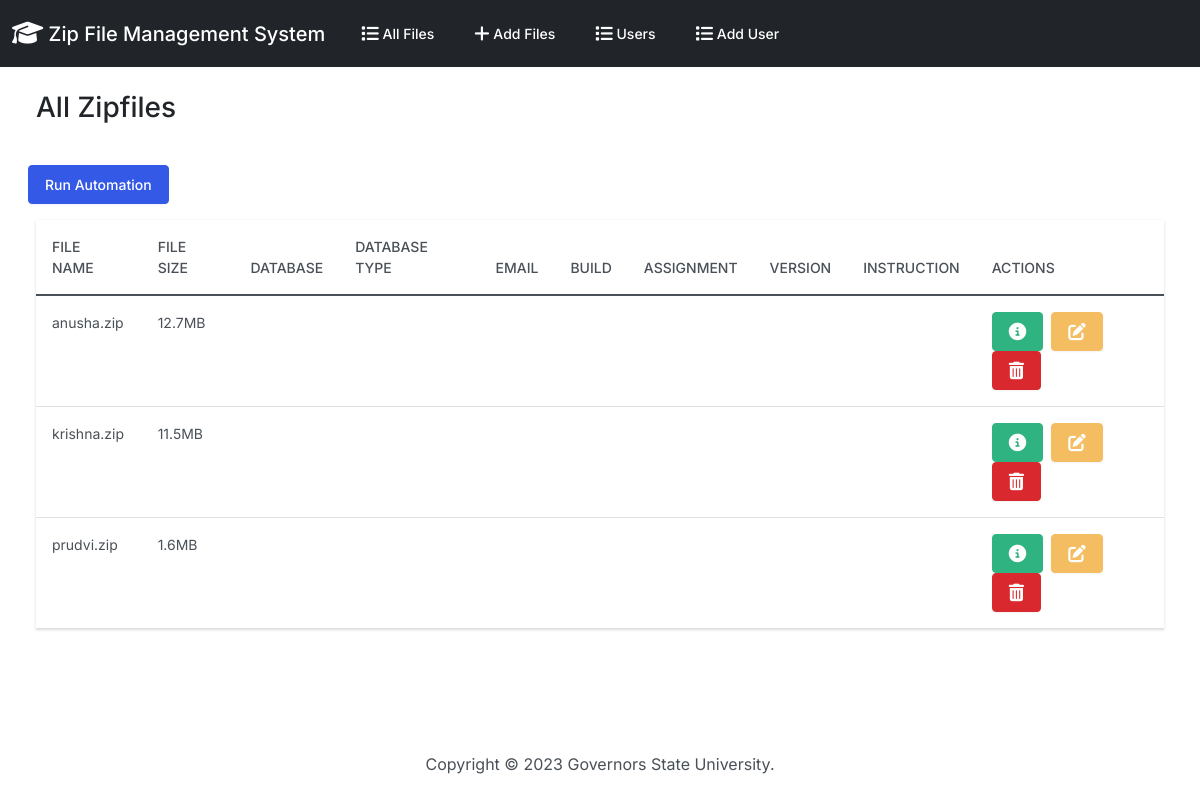
The page / on the database its author committed.
### zipfiles/models.py (models this page shows, shortened)
class File_Results(models.Model):
  id_number = models.PositiveIntegerField(null=True)
  f_name = models.CharField(max_length=255,null=True)
  f_size = models.CharField(max_length=50,null=True)
  myfiles = models.FileField(upload_to="")
  user_name = models.ForeignKey('UserNamesList', on_delete=models.CASCADE, null=True)
  db_name = models.CharField(max_length=50,null=True)
  db_type = models.CharField(max_length=50,null=True)
  is_build_succeeded = models.CharField(max_length=50,null=True)
  dotnet_version = models.CharField(max_length=20,null=True)
  assignment_number = models.IntegerField(null=True)
  folder_name = models.CharField(max_length=50,null=True)
  instruction_passed = models.CharField(max_length=50,null=True)

### zipfiles/views.py (the view)
# urls.py: path('', views.index, name='index'),
def index(request):
  return render(request, 'zipfiles/index.html', {
    'zipfiles': File_Results.objects.all()
  })

### zipfiles/templates/zipfiles/index.html (shortened to what this page needs)
{% extends "zipfiles/base.html" %}
{% block body %}
<h3 class="m-4">All Zipfiles</h3>
<form action="{% url 'automate' %}" method="GET">
  <button id="myButton" type="submit" class="btn btn-primary m-3">Run Automation</button>
</form>
<div class="row">
  <div class="col-12">
    {% if zipfiles %}
    <div class="ms-4 me-4 mb-4">
      <div>
        <table class="table table-hover">
          <thead class="thead-dark">
            <tr>
              <th scope="col">File name</th>
              <th scope="col">File Size</th>
              <th scope="col">Database</th>
              <th scope="col">Database Type</th>
              <th scope="col">Email</th>
              <th scope="col">Build</th>
              <th scope="col">Assignment</th>
              <th scope="col">Version</th>
              <th scope="col">Instruction</th>
              <th scope="col">Actions</th>
            </tr>
          </thead>
          <tbody>
            {% for zipfile in zipfiles %}
              <tr>
                <td>{{ zipfile.f_name|default:"" }}</td>
                <td>{{ zipfile.f_size|default:"" }}</td>
                <td>{{ zipfile.db_name|default:"" }}</td>
                <td>{{ zipfile.db_type|default:"" }}</td>
                <td>{{ zipfile.email|default:"" }}</td>
                <td>{{ zipfile.is_build_succeeded|default:"" }}</td>
                <td>{{ zipfile.assignment_number|default:"" }}</td>
                <td>{{ zipfile.dotnet_version|default:"" }}</td>
                <td>{{ zipfile.instruction_passed|default:"" }}</td>
                <td>
                  <button type="button" class="btn btn-success me-1" href="{% url 'view_student' zipfile.id %}" data-bs-toggle="modal" data-bs-target="#myModal{{zipfile.id}}">
                  </button>
                  <a class="btn btn-warning me-1" href="{% url 'edit' zipfile.id %}">
                  </a>
                  <button type="button" class="btn btn-danger" data-bs-toggle="modal" data-bs-target="#delete{{zipfile.id}}">
                  </button>
                </td>
              </tr>
            {% endfor %}
          </tbody>
        </table>
      </div>
    </div>
    {% else %}
      <h5 class="alert alert-primary ms-4 me-4">No File_Results Records</h5>
    {% endif %}
  </div>
</div>
{% endblock %}

### rows shown on the page
File_Results: f_name "anusha.zip", f_size "12.7MB"
File_Results: f_name "krishna.zip", f_size "11.5MB"
File_Results: f_name "prudvi.zip", f_size "1.6MB"
